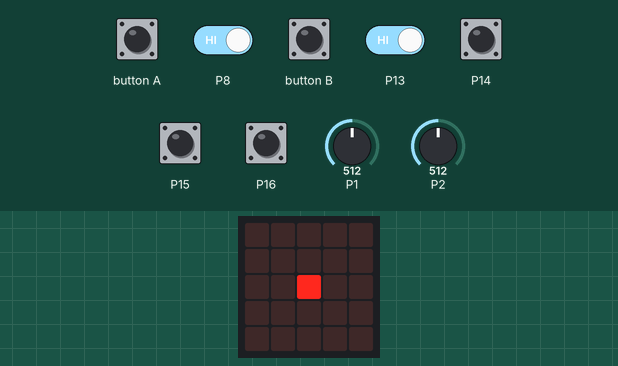
Simulated run of this program. Board: BBC micro:bit (MakeCode). On the bench: the board's 5×5 LED display. The test bench sets the inputs (shaded band); at power-on: P8, P13–16 HIGH, P1 = 512, P2 = 512 (analog values on the 0–1023 scale). No radio messages arrive unless stated (any console line starting 'radio sent:' is added by the test bench); what the program prints to the serial console is not drawn.

Above: at 2.3 s.
2.4 s: P1 set to 716
At 3.2 s:
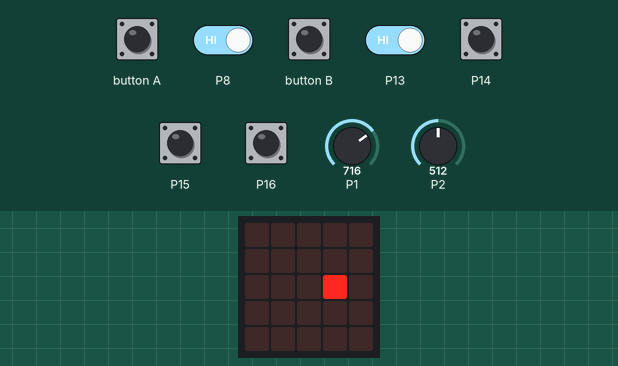
3.9 s: P2 set to 716
At 4.6 s:
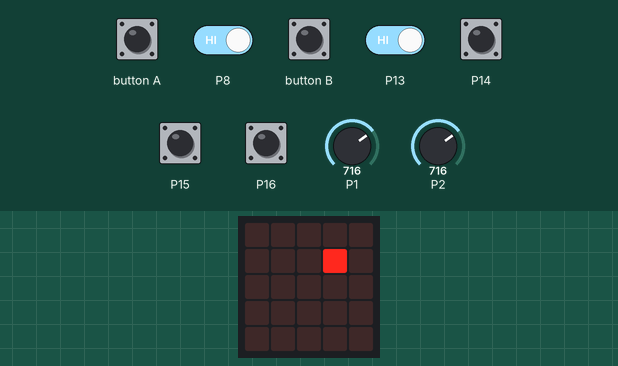
5.4 s: button A pressed for 0.15 s
At 5.59 s:
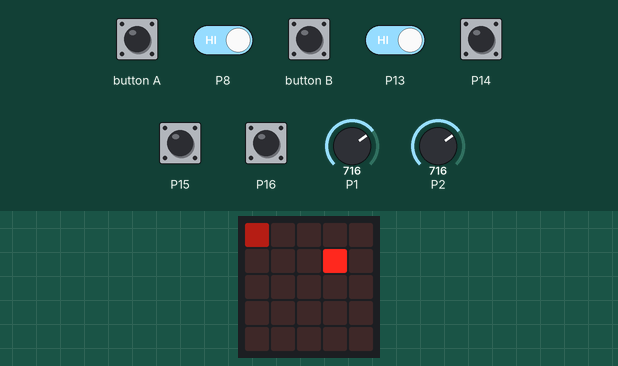
Timing chart, 0 to 6.1 s (numbered marks = the images above; inputs shaded):
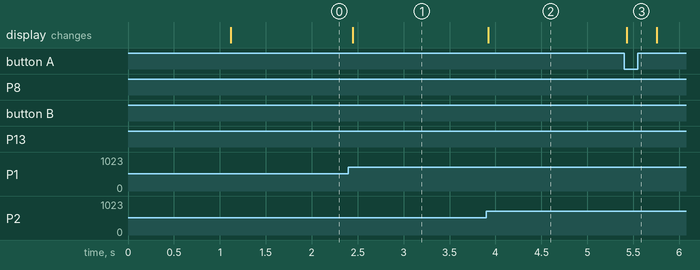

Measured:
- after the input at 2.4 s, the display: changes after 0.05 s (image 1)
- after the input at 3.9 s, the display: changes at once (image 2)
- after the input at 5.4 s, the display: changes at once (image 3)

The program:

main.ts
```typescript
let RM = 0
let LM = 0
let SPEED = 0
let Y = 0
let X = 0
basic.showIcon(IconNames.Yes)
basic.pause(500)
radio.setGroup(87)
pins.setPull(DigitalPin.P13, PinPullMode.PullNone)
pins.setPull(DigitalPin.P14, PinPullMode.PullNone)
pins.setPull(DigitalPin.P15, PinPullMode.PullNone)
pins.setPull(DigitalPin.P16, PinPullMode.PullNone)
pins.setPull(DigitalPin.P8, PinPullMode.PullNone)
basic.forever(function () {
    basic.clearScreen()
    X = pins.analogReadPin(AnalogPin.P1)
    Y = pins.analogReadPin(AnalogPin.P2)
    led.plot(Math.round(Math.map(X, 0, 1023, 0, 4)), Math.round(Math.map(Y, 1023, 0, 0, 4)))
    SPEED = Math.map(Y, 0, 1023, -1, 1)
    LM = Math.round(512 + 512 * (SPEED * Math.map(Math.constrain(X, 0, 511), 0, 511, 0, 1)))
    RM = Math.round(512 + 512 * (SPEED * Math.map(Math.constrain(X, 512, 1023), 512, 1023, 1, 0)))
    if (LM > 15) {
        radio.sendValue("LM", LM)
    } else {
        radio.sendValue("LM", 0)
    }
    serial.writeValue("LM", LM)
    if (RM > 15) {
        radio.sendValue("RM", RM)
    } else {
        radio.sendValue("RM", 0)
    }
    serial.writeValue("RM", RM)
    if (pins.digitalReadPin(DigitalPin.P15) == 0) {
        radio.sendValue("R", 1)
        led.plotBrightness(2, 0, 63)
    } else {
        radio.sendValue("R", 0)
    }
    serial.writeValue("button_R", 1 - pins.digitalReadPin(DigitalPin.P15))
    if (pins.digitalReadPin(DigitalPin.P16) == 0) {
        radio.sendValue("B", 1)
        led.plotBrightness(0, 2, 63)
    } else {
        radio.sendValue("B", 0)
    }
    serial.writeValue("button_B", 1 - pins.digitalReadPin(DigitalPin.P16))
    if (pins.digitalReadPin(DigitalPin.P14) == 0) {
        radio.sendValue("Y", 1)
        led.plotBrightness(4, 2, 63)
    } else {
        radio.sendValue("Y", 0)
    }
    serial.writeValue("button_Y", 1 - pins.digitalReadPin(DigitalPin.P14))
    if (pins.digitalReadPin(DigitalPin.P13) == 0) {
        radio.sendValue("G", 1)
        led.plotBrightness(2, 4, 63)
    } else {
        radio.sendValue("G", 0)
    }
    serial.writeValue("button_G", 1 - pins.digitalReadPin(DigitalPin.P13))
    if (pins.digitalReadPin(DigitalPin.P8) == 0) {
        radio.sendValue("Z", 1)
        led.plotBrightness(1, 1, 63)
        led.plotBrightness(1, 2, 63)
        led.plotBrightness(1, 3, 63)
        led.plotBrightness(2, 1, 63)
        led.plotBrightness(2, 2, 63)
        led.plotBrightness(2, 3, 63)
        led.plotBrightness(3, 1, 63)
        led.plotBrightness(3, 2, 63)
        led.plotBrightness(3, 3, 63)
    } else {
        radio.sendValue("Z", 0)
    }
    serial.writeValue("button_Z", 1 - pins.digitalReadPin(DigitalPin.P8))
    if (input.buttonIsPressed(Button.A)) {
        led.plotBrightness(0, 0, 63)
        radio.sendValue("LA", 1)
        serial.writeValue("button_LA", 1)
    } else {
        radio.sendValue("LA", 0)
        serial.writeValue("button_LA", 0)
    }
    if (input.buttonIsPressed(Button.B)) {
        led.plotBrightness(4, 0, 63)
        radio.sendValue("RB", 1)
        serial.writeValue("button_RB", 1)
    } else {
        radio.sendValue("RB", 0)
        serial.writeValue("button_RB", 0)
    }
})
```

test.ts
```typescript
// 在這裡測試；當此封包作為擴充功能時，將不會編譯此內容。
```
